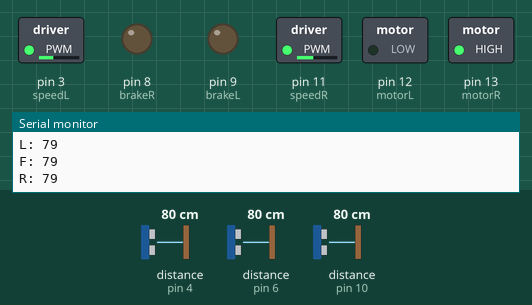
Simulated run of this sketch. Board: Arduino Uno, built with avr-gcc and run on an emulated ATmega328P. On the bench: switched loads named in the sketch (green lamp = pin HIGH), output pins drawn as LEDs (lit = HIGH), the last lines printed to the serial monitor. Wiring (inferred from the names in the program): 3 × ultrasonic range finder: trigger pin 2, echo pin 4 / trigger pin 5, echo pin 6 / trigger pin 7, echo pin 10. Inputs (shaded band) come from the test bench; at power-on: distance to the obstacle (sensors on pin 4, pin 10, pin 6) 80 cm. The echo pulse lasts 58.3 µs per cm; pins used as bus, display or sensor lines are not drawn.

Above: at 1.2 s.
1.3 s: distance to the obstacle (sensor on pin 4) set to 24 cm
4.3 s: distance to the obstacle (sensor on pin 4) set to 20 cm
At 5.0 s:
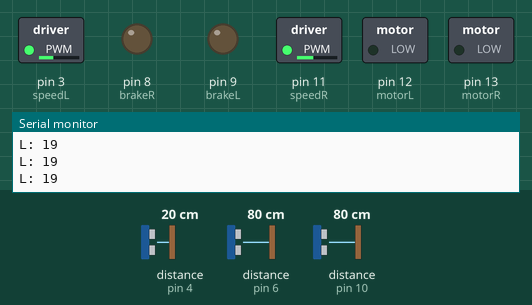
5.8 s: distance to the obstacle (sensor on pin 4) set to 35 cm
At 7.0 s:
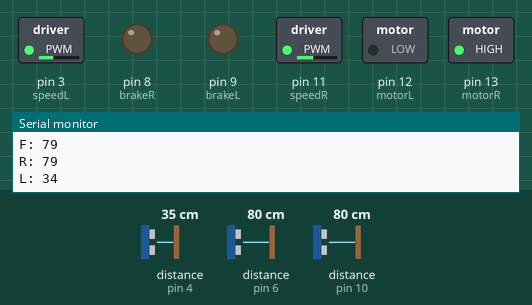
7.3 s: distance to the obstacle (sensor on pin 10) set to 24 cm
8.8 s: distance to the obstacle (sensor on pin 10) set to 19 cm
At 9.6 s:
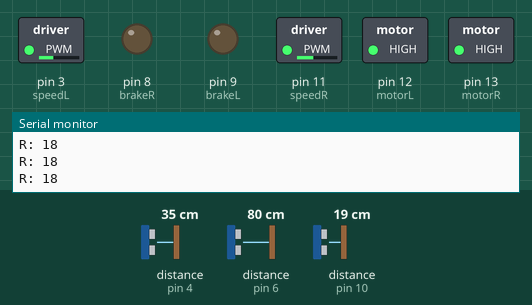
10.3 s: distance to the obstacle (sensor on pin 10) set to 35 cm
At 11.4 s:
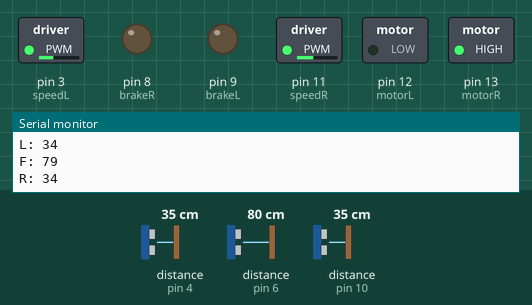
Timing chart, 0 to 12.8 s (numbered marks = the images above; inputs shaded):
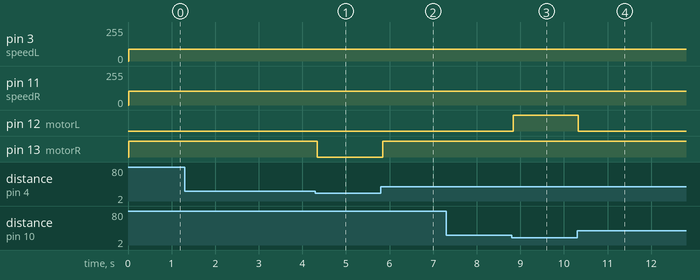

The sketch:

MotorWithDistanceTest.ino
```cpp
/*
 *  DEFINE ULTRASONIC SENSOR PINS HEJHEJ
 */

#define trigL 2
#define echoL 4
#define trigF 5
#define echoF 6
#define trigR 7
#define echoR 10

/*
 * DEFINE MOTOR PINS
 */

 #define motorL 12
 #define brakeL 9
 #define speedL 3

 #define motorR 13
 #define brakeR 8
 #define speedR 11

 // DEFINE SETTINGS
 int factor = 5; //NEEDS TO BE TESTED (so that the car turns as many angles as given in the turnLeft, turnRight function


void setup() {

  Serial.begin (9600);

  // MOTOR SETUP! LEFT = A, RIGHT = B.
  pinMode(motorL, OUTPUT); //Initiates Motor Channel A pin
  pinMode(brakeL, OUTPUT); //Initiates Brake Channel A pin
  pinMode(motorR, OUTPUT); //Initiates Motor Channel B pin
  pinMode(brakeR, OUTPUT);  //Initiates Brake Channel B pin

  // ULTRA SONIC SENSOR SETUP
  pinMode(trigL, OUTPUT);
  pinMode(echoL, INPUT);
  pinMode(trigF, OUTPUT);
  pinMode(echoF, INPUT);
  pinMode(trigR, OUTPUT);
  pinMode(echoR, INPUT);


}

void loop() {
  int spd = speed(45);
  int dist = 20;
  while(checkDist('L') > dist && checkDist('F') > dist && checkDist('R') > dist){
   forward(spd);
  }

  if(checkDist('L') < dist && checkDist('F') < dist && checkDist('R') < dist){
   backward(spd);
   delay(3000);
  }

   while(checkDist('L') <= dist){
      turnRightCont(spd);
   }

   while(checkDist('F') <= dist){
      if(checkDist('L') > checkDist('R')){
        turnLeftCont(spd);
    }else{
        turnRightCont(spd);
    }
  }

  while(checkDist('R') <= dist){
      turnLeftCont(spd);
  }


}

/************************************************************
 ******************** ULTRA SONIC METHODS
 ************************************************************/

long checkDist(char dir){
  // PINS
  int trigLpin = 2;
  int echoLpin = 4;
  int trigFpin = 5;
  int echoFpin = 6;
  int trigRpin = 7;
  int echoRpin = 10;

  int trigPin = trigFpin;
  int echoPin = echoFpin;
  String print = "F";
  switch(dir){
    case 'L':
        trigPin = trigLpin;
        echoPin = echoLpin;
        print = "L";
      break;

    case 'F':

      break;

    case 'R':
        trigPin = trigRpin;
        echoPin = echoRpin;
        print = "R";
      break;

    default:

      break;
  }
  long duration, distance;
  digitalWrite(trigPin, LOW);  // Added this line
  delayMicroseconds(2); // Added this line
  digitalWrite(trigPin, HIGH);
  delayMicroseconds(10); // Added this line
  digitalWrite(trigPin, LOW);
  duration = pulseIn(echoPin, HIGH);
  distance = (duration/2) / 29.1;
  String printNew = print + ": " + distance;
  Serial.print(printNew);
  Serial.print("\n");
  return distance;
}


/************************************************
 ***************** MOTOR METHODS
 ************************************************/

int speed(int speed){
  return (int) 2.55*speed;
}

void turnLeftCont(int speed){
  runMotor('R', speed,1);
  runMotor('L', speed,1);
}
void turnLeft(int angle, int speed){
  runMotor('R', speed,1);
  runMotor('L', speed,1);
  delay(factor*angle);
  fullBreak();
}

void turnRightCont(int speed){
  runMotor('L', speed,-1);
  runMotor('R', speed,-1);

}

void turnRight(int angle, int speed){
  runMotor('L', speed,-1);
  runMotor('R', speed,-1);
  delay(factor*angle);
  fullBreak();
}

void fullBreak(){
  breakEnable('L');
  breakEnable('R');
}
void breakEnable(char channel){
  switch(channel){
    case 'L':
          digitalWrite(brakeL, HIGH);   //Disengage the Brake for Channel B
          break;
    case 'R':
          digitalWrite(brakeR, HIGH);   //Disengage the Brake for Channel B
          break;
  }
}

void forward(int speed){
  runMotor('L',speed,-1);
  runMotor('R', speed,1);
}

void backward(int speed){
  runMotor('L',speed,1);
  runMotor('R',speed,-1);
}

void runMotor(char channel,int speed, int direction){
  double motorFactor = 1.15;
  switch(channel){
    case 'L':
            if(direction==1){
                digitalWrite(motorL, HIGH); //Establishes forward direction of Channel B
                digitalWrite(brakeL, LOW);   //Disengage the Brake for Channel B
                analogWrite(speedL, speed);   //Spins the motor on Channel B at full speed
            }else{
                digitalWrite(motorL, LOW); //Establishes backward direction of Channel A
                digitalWrite(brakeL, LOW);   //Disengage the Brake for Channel A
                analogWrite(speedL, speed);   //Spins the motor on Channel A at half speed
            }
            break;
    case 'R':
            int spd = (int) (motorFactor*speed);
            if(direction==1){
               digitalWrite(motorR, HIGH); //Establishes forward direction of Channel B
               digitalWrite(brakeR, LOW);   //Disengage the Brake for Channel B
               analogWrite(speedR, spd);   //Spins the motor on Channel B at full speed
            }else{
              digitalWrite(motorR, LOW);  //Establishes backward direction of Channel B
              digitalWrite(brakeR, LOW);   //Disengage the Brake for Channel B
              analogWrite(speedR, spd);    //Spins the motor on Channel B at half speed
            }
            break;
  }
}
```

Measured:
- the behaviour switches between 22 and 21 cm on distance to the obstacle (sensor on pin 4) (found by bisection; images 0 and 1)
- the behaviour switches between 22 and 21 cm on distance to the obstacle (sensor on pin 10) (found by bisection; images 2 and 3)
- after the input at 4.3 s, pin 13 (motorR): HIGH → LOW at once
- after the input at 5.8 s, pin 13 (motorR): LOW → HIGH at once
- after the input at 8.8 s, pin 12 (motorL): LOW → HIGH at once
- after the input at 10.3 s, pin 12 (motorL): HIGH → LOW at once
